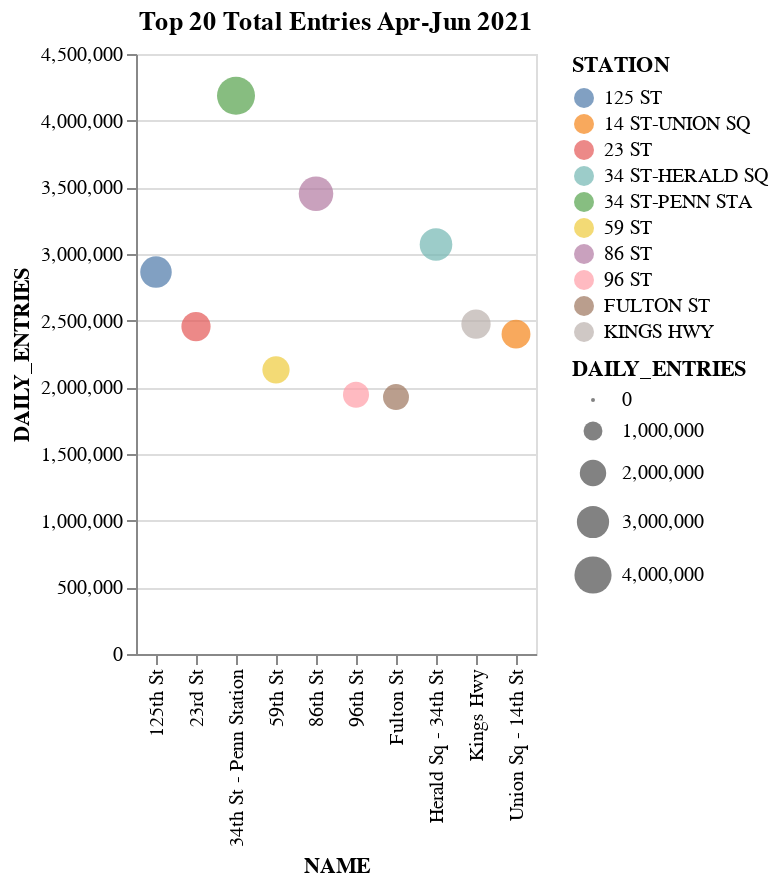

Write notebook code for a chart like this one.
### Code cell
import altair as alt

source = clean_stations.sort_values('DAILY_ENTRIES',ascending = False).head(10)

alt.Chart(source,title='Top 20 Total Entries Apr-Jun 2021').mark_circle(size=60).encode(
    x='NAME',
    y='DAILY_ENTRIES',
    color='STATION',
    size='DAILY_ENTRIES'
    
).interactive()

### Figure 1 — Vega-Lite specification as saved in the notebook (floating-point values rounded to 4 significant figures)
{"config": {"view": {"continuousWidth": 400, "continuousHeight": 300}}, "data": {"name": "data-823e88bbafa41c2b1949b816267a2e3e"}, "mark": {"type": "circle", "size": 60}, "encoding": {"color": {"type": "nominal", "field": "STATION"}, "size": {"type": "quantitative", "field": "DAILY_ENTRIES"}, "x": {"type": "nominal", "field": "NAME"}, "y": {"type": "quantitative", "field": "DAILY_ENTRIES"}}, "selection": {"selector002": {"type": "interval", "bind": "scales", "encodings": ["x", "y"]}}, "title": "Top 20 Total Entries Apr-Jun 2021", "$schema": "https://vega.github.io/schema/vega-lite/v4.8.1.json", "datasets": {"data-823e88bbafa41c2b1949b816267a2e3e": [{"STATION": "34 ST-PENN STA", "DAILY_ENTRIES": 4187000.0, "NAME": "34th St - Penn Station", "Latitude": 40.75, "Longitude": -73.99, "the_geom": "POINT (-73.99105699913983 40.75037300003949)", "UPPER_NAME": "34 ST-PENN STA"}, {"STATION": "86 ST", "DAILY_ENTRIES": 3452000.0, "NAME": "86th St", "Latitude": 40.79, "Longitude": -73.98, "the_geom": "POINT (-73.97621799859327 40.78864400073892)", "UPPER_NAME": "86 ST"}, {"STATION": "34 ST-HERALD SQ", "DAILY_ENTRIES": 3071000.0, "NAME": "Herald Sq - 34th St", "Latitude": 40.75, "Longitude": -73.99, "the_geom": "POINT (-73.9879368338264 40.74964456009442)", "UPPER_NAME": "34 ST-HERALD SQ"}, {"STATION": "125 ST", "DAILY_ENTRIES": 2865000.0, "NAME": "125th St", "Latitude": 40.81, "Longitude": -73.95, "the_geom": "POINT (-73.94549500011411 40.807753999182815)", "UPPER_NAME": "125 ST"}, {"STATION": "KINGS HWY", "DAILY_ENTRIES": 2474000.0, "NAME": "Kings Hwy", "Latitude": 40.6, "Longitude": -73.97, "the_geom": "POINT (-73.9723553085244 40.603258405128265)", "UPPER_NAME": "KINGS HWY"}, {"STATION": "23 ST", "DAILY_ENTRIES": 2456000.0, "NAME": "23rd St", "Latitude": 40.74, "Longitude": -73.99, "the_geom": "POINT (-73.98659900207888 40.739864000474604)", "UPPER_NAME": "23 ST"}, {"STATION": "14 ST-UNION SQ", "DAILY_ENTRIES": 2399000.0, "NAME": "Union Sq - 14th St", "Latitude": 40.73, "Longitude": -73.99, "the_geom": "POINT (-73.98995099881881 40.734673000996125)", "UPPER_NAME": "14 ST-UNION SQ"}, {"STATION": "59 ST", "DAILY_ENTRIES": 2131000.0, "NAME": "59th St", "Latitude": 40.64, "Longitude": -74.02, "the_geom": "POINT (-74.01788099953987 40.6413616662838)", "UPPER_NAME": "59 ST"}, {"STATION": "96 ST", "DAILY_ENTRIES": 1944000.0, "NAME": "96th St", "Latitude": 40.79, "Longitude": -73.95, "the_geom": "POINT (-73.9510700015425 40.78567199998607)", "UPPER_NAME": "96 ST"}, {"STATION": "FULTON ST", "DAILY_ENTRIES": 1927000.0, "NAME": "Fulton St", "Latitude": 40.69, "Longitude": -73.98, "the_geom": "POINT (-73.97537499833149 40.68711899950771)", "UPPER_NAME": "FULTON ST"}]}}
